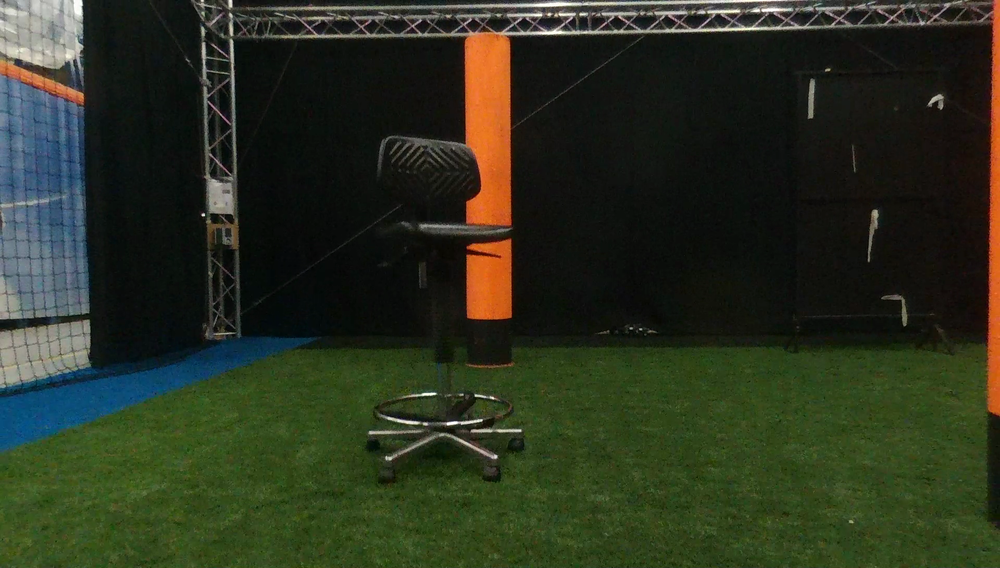
#> input picture prototyping/python_scripts/snap4.png, 1000 x 568 px, shrunk from 1920 x 1090 before the run
$ python ground_sonar.py   (Python 2 division)   (older library calls are emulated)
#> lines starting #> are read from the running program, lines starting #| are printed output that depends on the picture; after the words box and inside, x2 and y2 are one past the last pixel; in counts of white or black regions, pixels touching at a corner belong together
# -*- coding: utf-8 -*-
"""
Created on Sun Mar  4 08:07:23 2018

@author: dennis
"""

import numpy as np
import cv2
import matplotlib.pyplot as plt
from matplotlib.widgets import Slider, Button, RadioButtons

def convert_BGR_YCbCr(img_bgr):
    #Transformation [Y, Cb, Cr]^T = A[B. G, R]^T+B
    A = np.matrix([[0.114,  0.587,  0.299],
                   [0.499,  -0.331, -0.169],
                   [0.0813, -0.418, 0.499]])
    B = np.transpose(np.matrix([0., 128., 128.]))

    h, w = img_bgr.shape[:2]
    img_YCbCr = np.zeros((h,w,3), dtype=np.uint8)

    for i in range(h):
        for j in range(w):
            YCbCr_vect = A*np.transpose(np.matrix(img_bgr[i,j,:]))+B
            img_YCbCr[i,j,:] = np.array(np.transpose(YCbCr_vect))
    return img_YCbCr

# [6 lines left out: function YCbCr_mask, not called in this run]

def YCbCr_mask_interactive(img_YCbCr, minY=26, maxY=100, minCb=99, maxCb=131, minCr=111, maxCr=140):
    min_th = np.array([np.uint8(minY), np.uint8(minCb), np.uint8(minCr)])
    max_th = np.array([np.uint8(maxY), np.uint8(maxCb), np.uint8(maxCr)])

    mask = cv2.inRange(img_YCbCr, min_th, max_th)
    return mask

img_bgr = cv2.imread('snap4.png')
#> img_bgr is the input picture: shape (568, 1000, 3); mean B, G, R 31.5, 49.5, 43
img_rgb = cv2.cvtColor(img_bgr, cv2.COLOR_BGR2RGB)
img_YCbCr = convert_BGR_YCbCr(img_bgr)
#> after the loop in convert_BGR_YCbCr, `for i in range(h):`:
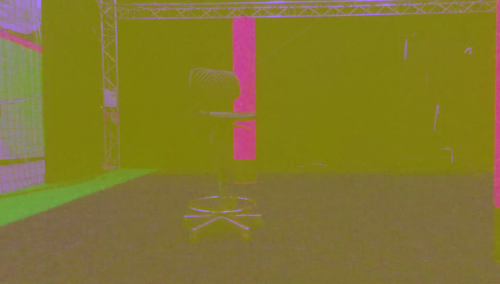
#> img_YCbCr: shape (568, 1000, 3) (shown at 1/2 size); mean B, G, R 45, 119.5, 130.8
#mask = YCbCr_mask(img_YCbCr)
mask = YCbCr_mask_interactive(img_YCbCr)
#> in YCbCr_mask_interactive, `mask = cv2.inRange(img_YCbCr, min_th, max_th)`:
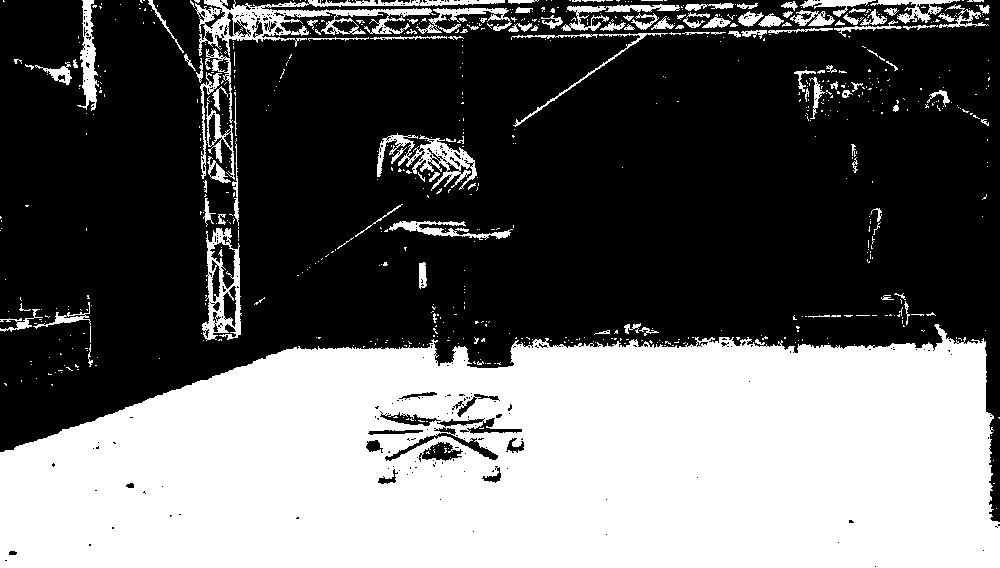
#> mask: shape (568, 1000); 39.7% white; 698 white regions (578 under 20 px), largest, box (x1, y1, x2, y2) and area: (0, 324, 1000, 568) 200208, (195, 0, 505, 57) 4682, (202, 228, 242, 341) 1927
masked_rgb = cv2.bitwise_and(img_rgb,img_rgb,mask=mask)
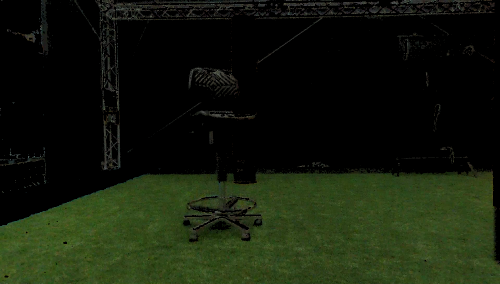
#> masked_rgb: shape (568, 1000, 3) (shown at 1/2 size); mean R, G, B 19.7, 26.9, 11.5

#Plot figures and compare
fig, (rgb_ax, mask_ax, masked_ax) = plt.subplots(3,1)
fig.subplots_adjust(left=0.3)
show_rgb = rgb_ax.imshow(img_rgb)
show_mask = mask_ax.imshow(cv2.cvtColor(mask, cv2.COLOR_GRAY2RGB))
show_masked = masked_ax.imshow(masked_rgb)

#Define slider classes
ax_minY = fig.add_axes([0.075, 0.95, 0.2, 0.02])
ax_maxY = fig.add_axes([0.075, 0.9, 0.2, 0.02])
ax_minCb = fig.add_axes([0.075, 0.85, 0.2, 0.02])
ax_maxCb = fig.add_axes([0.075, 0.8, 0.2, 0.02])
ax_minCr = fig.add_axes([0.075, 0.75, 0.2, 0.02])
ax_maxCr = fig.add_axes([0.075, 0.7, 0.2, 0.02])

#Create sliders
sminY = Slider(ax_minY, 'minY', 0, 255, valinit=26)
smaxY = Slider(ax_maxY, 'maxY', 0, 255, valinit=100)
sminCb = Slider(ax_minCb, 'minCb', 0, 255, valinit=99)
smaxCb = Slider(ax_maxCb, 'maxCb', 0, 255, valinit=131)
sminCr = Slider(ax_minCr, 'minCr', 0, 255, valinit=111)
smaxCr = Slider(ax_maxCr, 'maxCr', 0, 255, valinit=140)

#Check for changes sliders
def update(val):
    mask = YCbCr_mask_interactive(img_YCbCr, sminY.val, smaxY.val, sminCb.val, smaxCb.val, sminCr.val, smaxCr.val)
    show_mask.set_data(cv2.cvtColor(mask, cv2.COLOR_GRAY2RGB))
    masked_rgb = cv2.bitwise_and(img_rgb,img_rgb,mask=mask)
    show_masked.set_data(masked_rgb)

#Initialise
update(1)

sminY.on_changed(update)
smaxY.on_changed(update)
sminCb.on_changed(update)
smaxCb.on_changed(update)
sminCr.on_changed(update)
smaxCr.on_changed(update)

# Look in forward direction for obstacles
#First define a function to calculate the integral mask and area of white dots
def positives_integral_image(integral_img, left, right, up, down):
    positives = integral_img[up,left]+integral_img[down,right]-(integral_img[up,right]+integral_img[down,left])
    return positives

def pix_no_obstacle(mask, square_size, threshold=0.99): #Returns the number of pixels in the videoframe without obstacles
    h, w = mask.shape[:2]
    area = square_size**2
    mask = mask/255
    integral_mask = cv2.integral(mask)
    for up in np.arange(h-square_size,0,-square_size):
        down = up+square_size
        positives = positives_integral_image(integral_mask, (w-square_size)/2, (w+square_size)/2, up, down)
        if (np.float(positives)/np.float(area)) < threshold:
            break
    return h-down #pixels to cover safely

# Draw line
h, w = img_rgb.shape[:2]
pix_to_go = pix_no_obstacle(mask, 50)
#> in pix_no_obstacle, `integral_mask = cv2.integral(mask)`:
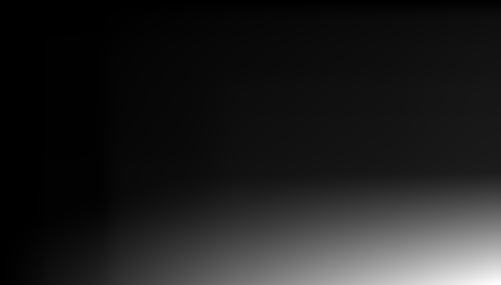
#> integral_mask: shape (569, 1001) int32 (shown at 1/2 size); min 0, max 225526, mean 27432.2; drawn with min black and max white
#> the loop in pix_no_obstacle, `for up in np.arange(h-square_size,0,-square_size):` made 2 passes
#> positives on passes 1 to 2: 2500, 2385
#> pix_to_go = 50
show_rgb.set_data(cv2.line(img_rgb,(w/2,h),(w/2,h-pix_to_go),(255,0,0),15))
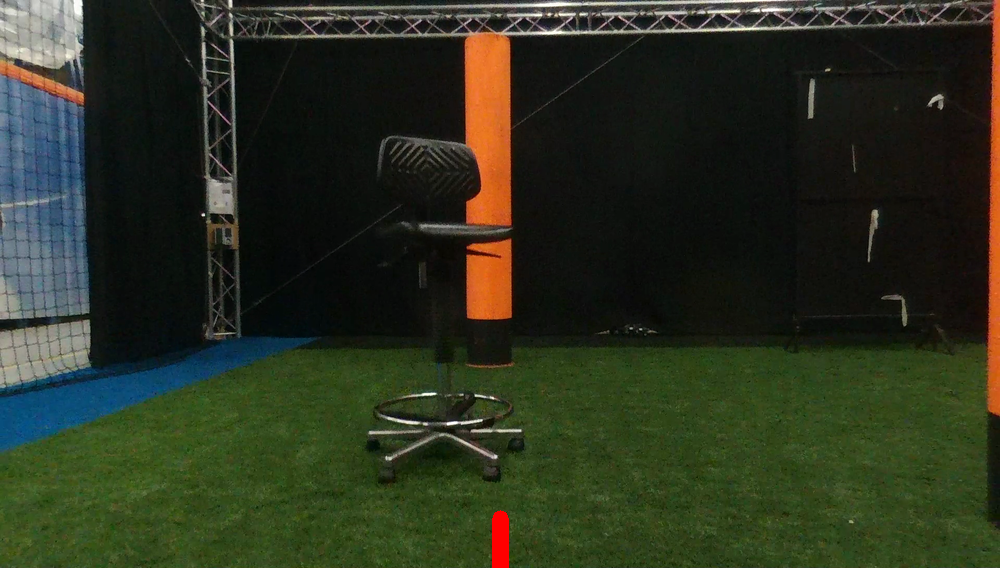
#> img_rgb: shape (568, 1000, 3); mean R, G, B 43.3, 49.4, 31.4
plt.show()
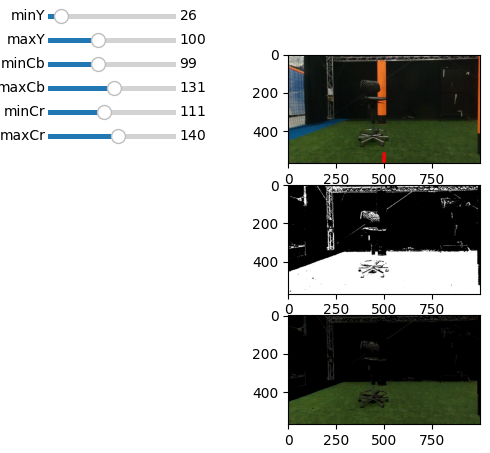
#> figure drawn by matplotlib, 9 panels

print 'Pixels to go: ', pix_to_go
#| Pixels to go:  50

$ run again, with prototyping/python_scripts/snap1.png copied over prototyping/python_scripts/snap4.png
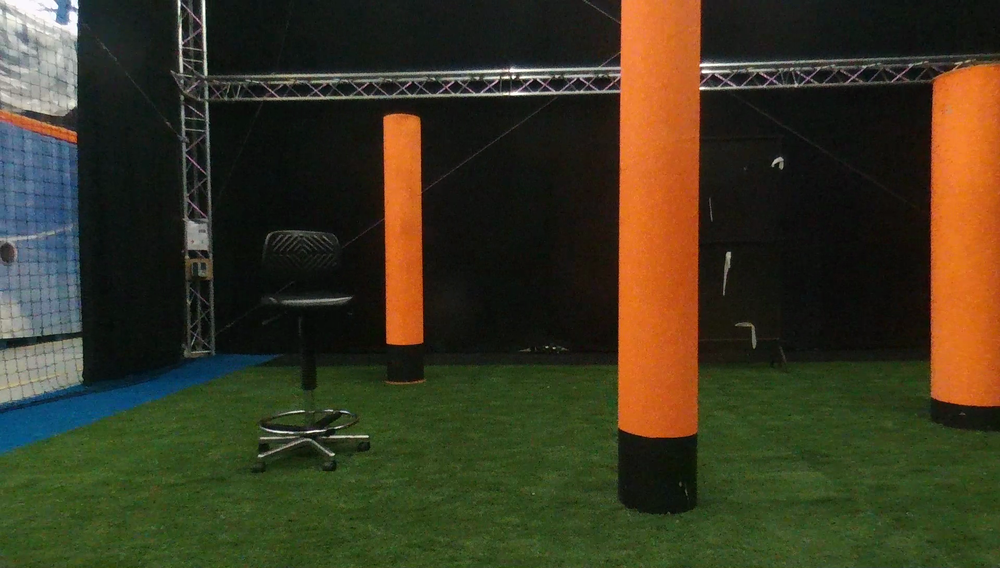
#> input picture prototyping/python_scripts/snap1.png, 1000 x 568 px, shrunk from 1920 x 1090 before the run
#> img_bgr is the input picture: shape (568, 1000, 3); mean B, G, R 33.6, 55.5, 59.7
#> in YCbCr_mask_interactive, `mask = cv2.inRange(img_YCbCr, min_th, max_th)`:
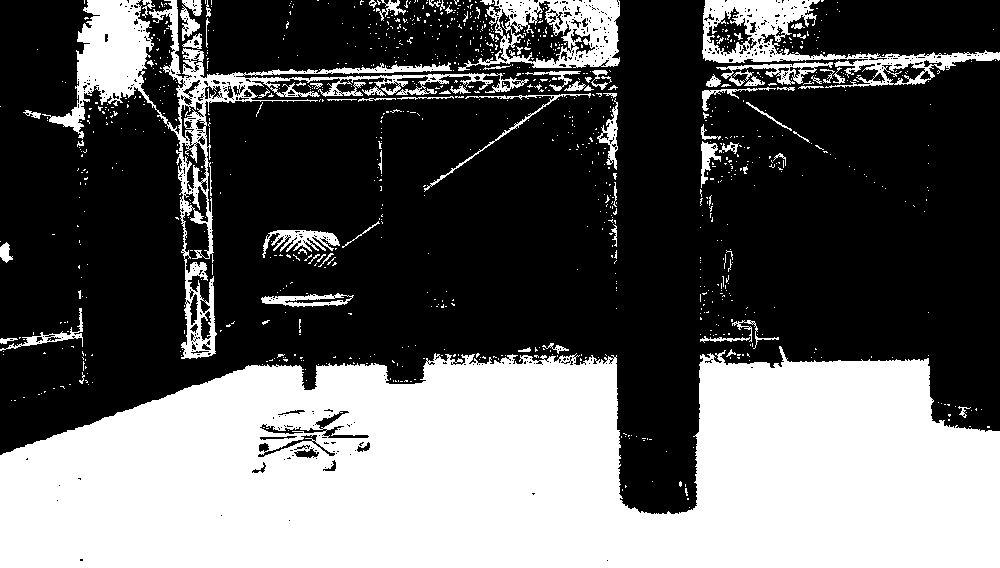
#> mask: shape (568, 1000); 37.9% white; 1018 white regions (933 under 20 px), largest, box (x1, y1, x2, y2) and area: (0, 346, 1000, 568) 175263, (42, 0, 529, 359) 16201, (702, 0, 1000, 88) 6540
#> the loop in pix_no_obstacle, `for up in np.arange(h-square_size,0,-square_size):` made 5 passes
#> positives on passes 1 to 5: 2500, 2500, 2500, 2500, 418
#> pix_to_go = 200
#> `show_rgb.set_data(cv2.line(img_rgb,(w/2,h),(w/2,h-pix_to_go),(255,0,0)..`:
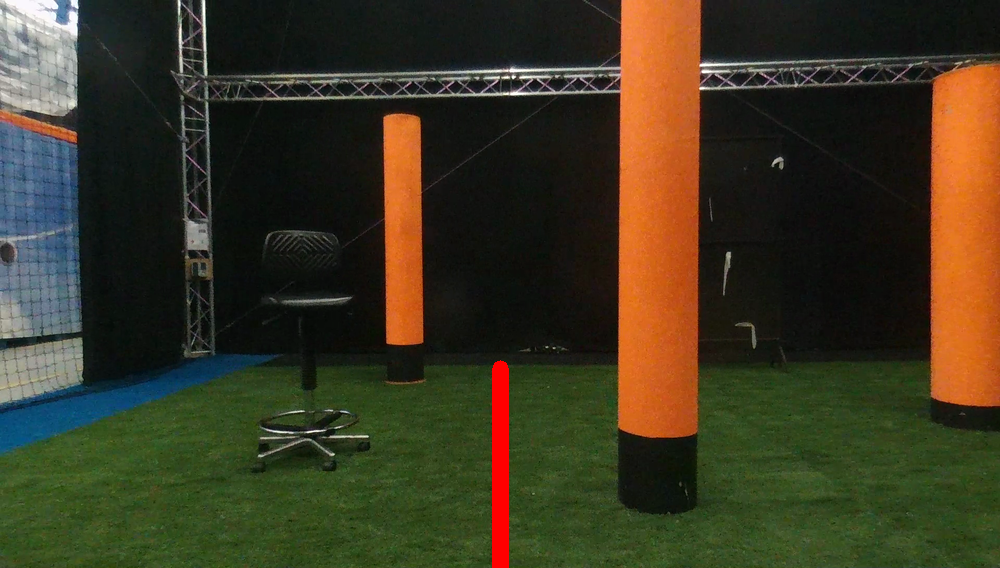
#> img_rgb: shape (568, 1000, 3); mean R, G, B 60.9, 55, 33.4
#| Pixels to go:  200

$ run again, with prototyping/python_scripts/snap2.png copied over prototyping/python_scripts/snap4.png
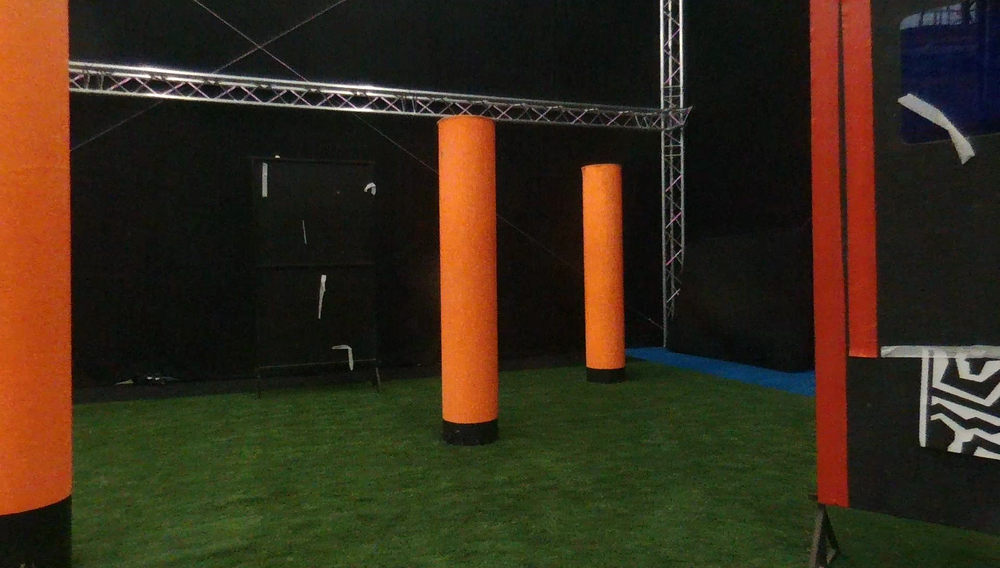
#> input picture prototyping/python_scripts/snap2.png, 1000 x 568 px, shrunk from 1920 x 1090 before the run
#> img_bgr is the input picture: shape (568, 1000, 3); mean B, G, R 25.7, 43.2, 55.4
#> in YCbCr_mask_interactive, `mask = cv2.inRange(img_YCbCr, min_th, max_th)`:
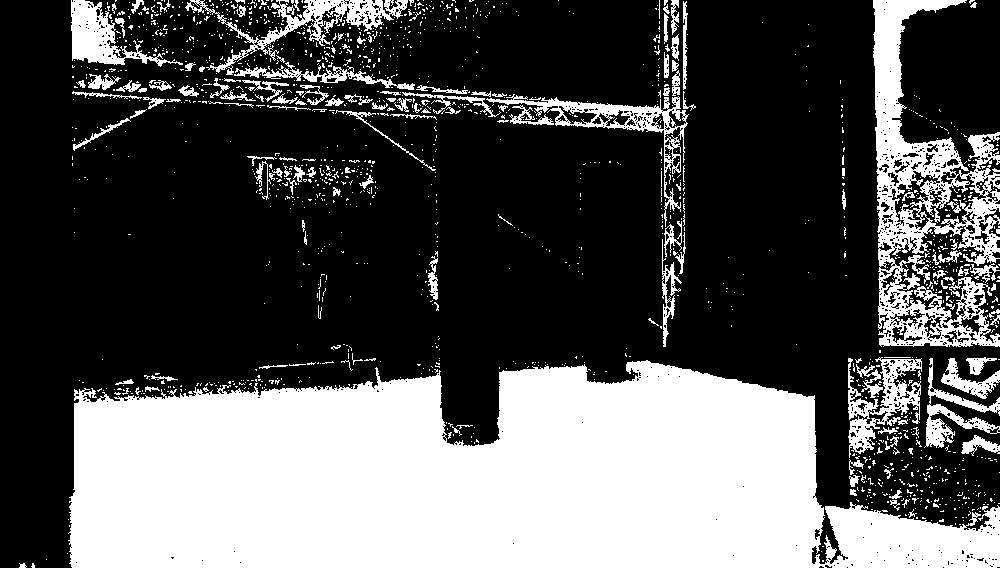
#> mask: shape (568, 1000); 33.6% white; 1580 white regions (1435 under 20 px), largest, box (x1, y1, x2, y2) and area: (68, 360, 1000, 568) 142828, (873, 0, 1000, 347) 17412, (185, 0, 408, 75) 3286
#> the loop in pix_no_obstacle, `for up in np.arange(h-square_size,0,-square_size):` made 3 passes
#> positives on passes 1 to 3: 2499, 2500, 1911
#> pix_to_go = 100
#> `show_rgb.set_data(cv2.line(img_rgb,(w/2,h),(w/2,h-pix_to_go),(255,0,0)..`:
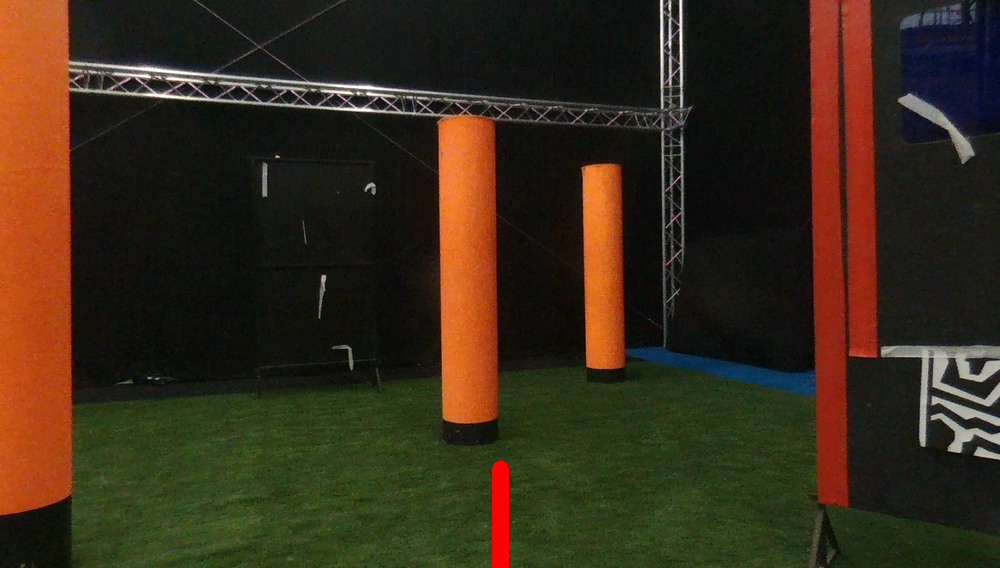
#> img_rgb: shape (568, 1000, 3); mean R, G, B 56, 43, 25.6
#| Pixels to go:  100
